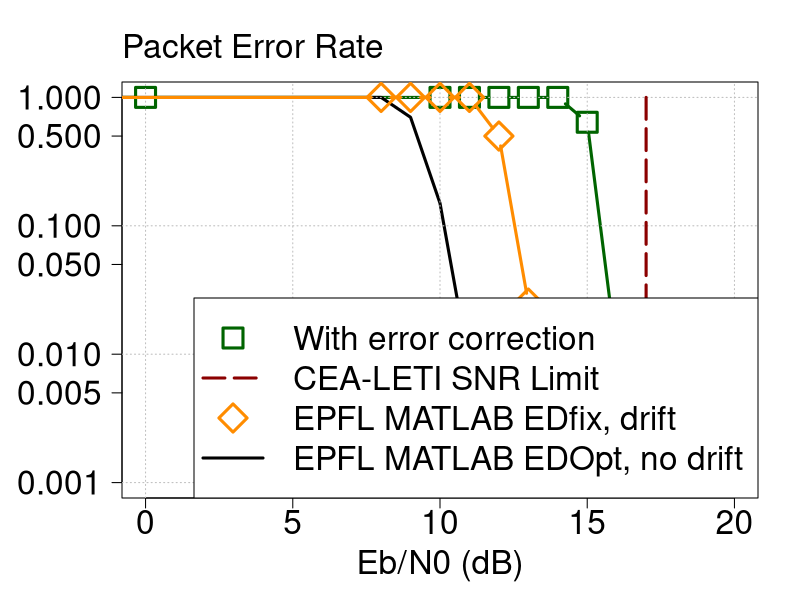

Write R code to recreate this figure.
png("ebn0_per.png", width=1024, height=768)

lineWidth = 3
symbolSize = 3

# We add a first point at -5 dB, 100% PER for each line

psrRSValues <- c(0.97061, 0.97061, 0.97061, 0.97061, 0.97061, 
		0.97061, 0.97061, 0.969377, 0.963361, 0.907644,
		0.698511, 0.359492, 0.103714, 0.0218919, 0,
		0, 0)

psrNoRSValues <- c(0.964188, 0.965016, 0.969944, 0.941074, 0.866947,
		0.837347,0.698542, 0.511625, 0.282612,  0.0915956,
		0.0334867, 0.00547897, 0.000303711, 0, 0,
		0, 0)
pathlosses <- c(4.6664e-15, 4.2618e-15, 3.89914e-15, 3.5734e-15, 3.28021e-15,
	3.01581e-15, 2.77692e-15, 2.56069e-15, 2.36464e-15, 2.18656e-15,
	2.02457e-15, 1.87696e-15, 1.74225e-15, 1.61914e-15, 1.50647e-15,
	1.40321e-15)
noiseValues <- c(3.26942e-21, 3.26933e-21, 3.26948e-21, 3.26947e-21,  3.26945e-21,
	3.26942e-21, 3.26954e-21, 3.26945e-21, 3.26948e-21, 3.26942e-21,
	3.26961e-21, 3.26987e-21, 3.27003e-21, 3.26944e-21, 3.26952e-21,
	3.26948e-21)

epflPER_EDoptNoDrift <- rev(c(0, 0, 5E-4, 8E-3, 1.5E-1, 7E-1, 1, 1))
epflPER_EDfixDrift <- c(1, 1, 1, 1, 1, 5E-1, 2.5E-2, 2E-3)
epflEbN0 <- c(-5, 8, 9, 10, 11, 12, 13, 14) # dB

Epulse <- 1E-3

EbValues <- pathlosses*Epulse

EbN0Values <- 10*log10( EbValues / noiseValues )
EbN0Values <- c(EbN0Values, -5)

# binSize = 2
perRSValues <- c( 1, 1,  1,  1,  1, 0.325, 0.01, 0.01)
EbN0Values  <- c(-6, 0, 10, 12, 14,    16,   18, 20)
# binSize = 1
perRSValues <- c( 1, 1,  1, 1,   1,  1,  1, 0.64, 0.01, 0.01, 0.01, 0.01)
EbN0Values  <- c(-6, 0, 10, 11, 12, 13, 14,   15,  16,    18,   19, 21)
par(mar= c(5, 6, 4, 2) + 0.1)

plot(c(0, 20),  c(1, 1E-3), type="n", las=1, xlab="Eb/N0 (dB)", ylab="", 
	cex.lab=2, cex.axis=2, cex=2, log="y", lwd=lineWidth) # setup figure
#lines(EbN0Values, 1-psrNoRSValues, type="b", col="darkblue", pch=21, cex=symbolSize, lwd=lineWidth)
#lines(EbN0Values, 1-psrRSValues, type="b", col="darkgreen", pch=22, cex=symbolSize, lwd=lineWidth)
lines(EbN0Values, perRSValues, type="b", col="darkgreen", pch=22, cex=symbolSize, lwd=lineWidth)

lines(epflEbN0, epflPER_EDoptNoDrift, type="l", col="black",  cex=symbolSize, lwd=lineWidth)
grid(col="grey")
lines(epflEbN0, epflPER_EDfixDrift,  type="b", pch=23, col="darkorange", cex=symbolSize, lwd=lineWidth)
lines(c(17, 17), c(1, 1E-4), lty=5, type="l", col="darkred", cex=symbolSize, lwd=lineWidth)
mtext("Packet Error Rate", side=3, line=1, adj=0, cex=2, lwd=lineWidth)
legend(x="bottomright",legend=c("With error correction",
				"CEA-LETI SNR Limit",
				"EPFL MATLAB EDfix, drift",
				"EPFL MATLAB EDOpt, no drift"
				),
	lty=c(0, 5, 0, 1), # a line only for the last one
	col=c("darkgreen", "darkred", "darkorange", "black"),
	pch=c(22,NA_integer_,23,NA_integer_), # no symbol for third and last ones
	cex=2, pt.cex=symbolSize, lwd=lineWidth)
dev.off()

